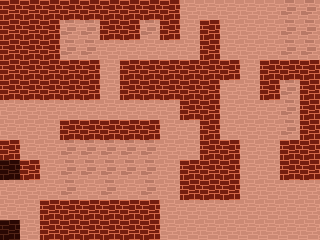

Tiled map render using the project's own tile images. Description and the whole map definition, tile-layer contents included, below:
An orthogonal 16x12 tile map with 20x20 px tiles, 2 tile layers (BACKGROUND, FOREGROUND).

<map version="1.0" tiledversion="1.0.3" orientation="orthogonal" renderorder="right-down" width="16" height="12" tilewidth="20" tileheight="20" nextobjectid="1">
 <tileset firstgid="1" source="tile-castle.tsx" />
 <layer name="BACKGROUND" width="16" height="12">
  <data encoding="csv">
17,17,17,17,17,17,17,17,17,17,17,17,17,17,17,17,
17,17,17,17,17,17,17,17,17,17,17,17,17,17,17,17,
17,17,17,17,17,17,17,17,17,17,17,17,17,17,18,17,
17,17,17,17,17,17,17,17,17,17,17,17,17,17,17,17,
17,17,17,17,17,17,17,17,17,17,17,17,17,17,17,17,
17,17,17,17,17,17,17,17,17,17,17,17,17,17,17,17,
17,17,17,17,17,17,17,17,17,17,17,17,17,17,17,17,
0,17,17,0,17,17,17,17,17,17,17,17,17,17,17,17,
17,17,17,17,17,17,17,17,17,17,17,17,17,17,17,17,
17,17,17,17,17,17,17,17,17,17,17,17,17,17,17,17,
17,17,17,17,17,17,17,17,17,17,17,17,17,17,17,17,
17,17,17,17,17,17,17,17,17,17,17,17,17,17,17,17
</data>
 </layer>
 <layer name="FOREGROUND" width="16" height="12">
  <data encoding="csv">
1,1,1,1,1,1,1,1,1,0,0,0,0,0,18,18,
1,1,1,18,18,1,1,18,1,0,1,0,17,0,18,18,
1,1,1,18,18,0,0,0,0,0,1,0,0,0,0,18,
1,1,1,1,1,0,1,1,1,1,1,1,0,1,1,1,
1,1,1,1,1,17,1,1,1,1,1,0,0,1,18,1,
0,0,0,0,0,0,0,0,0,1,1,0,0,0,18,1,
0,0,0,1,1,1,1,1,0,0,1,0,0,0,18,1,
1,0,0,18,18,18,18,18,17,0,1,1,0,0,1,1,
19,1,0,18,18,18,18,18,17,1,1,1,0,0,1,1,
0,0,0,18,0,18,0,18,0,1,1,1,0,0,0,0,
0,0,1,1,1,1,1,1,0,0,0,0,0,0,0,0,
19,0,1,1,1,1,1,1,0,0,0,0,0,0,0,0
</data>
 </layer>
</map>
